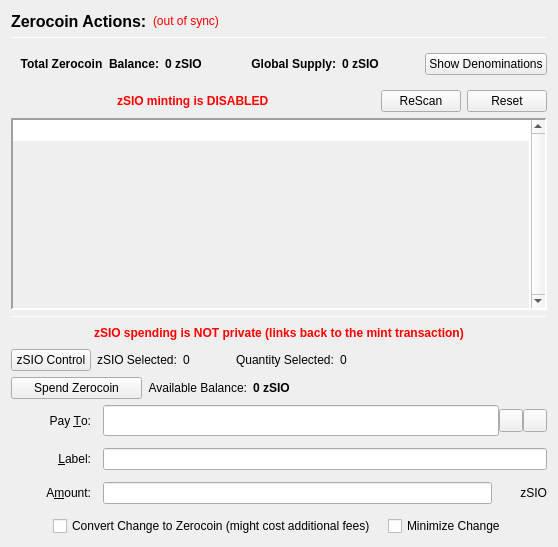
                  <widget class="QFrame" name="verticalFrameLeft">
                   <layout class="QVBoxLayout" name="verticalLayout_2">
                    <item>
                     <layout class="QVBoxLayout" name="verticalLayout_3">
                      <item>
                       <layout class="QHBoxLayout" name="horizontalLayout_3">
                        <item>
                         <widget class="QLabel" name="labelzSIOActions">
                          <property name="font">
                           <font>
                            <pointsize>12</pointsize>
                            <weight>75</weight>
                            <bold>true</bold>
                           </font>
                          </property>
                          <property name="text">
                           <string>Zerocoin Actions:</string>
                          </property>
                          <property name="alignment">
                           <set>Qt::AlignLeading|Qt::AlignLeft|Qt::AlignVCenter</set>
                          </property>
                         </widget>
                        </item>
                        <item>
                         <widget class="QLabel" name="labelzSIOSyncStatus">
                          <property name="toolTip">
                           <string>The displayed information may be out of date. Your wallet automatically synchronizes with the Saiko network after a connection is established, but this process has not completed yet.</string>
                          </property>
                          <property name="styleSheet">
                           <string notr="true">QLabel { color: red; }</string>
                          </property>
                          <property name="text">
                           <string notr="true">(out of sync)</string>
                          </property>
                          <property name="alignment">
                           <set>Qt::AlignLeading|Qt::AlignLeft|Qt::AlignVCenter</set>
                          </property>
                         </widget>
                        </item>
                        <item>
                         <spacer name="horizontalSpacer">
                          <property name="orientation">
                           <enum>Qt::Horizontal</enum>
                          </property>
                          <property name="sizeHint" stdset="0">
                           <size>
                            <width>40</width>
                            <height>20</height>
                           </size>
                          </property>
                         </spacer>
                        </item>
                       </layout>
                      </item>
                      <item>
                       <widget class="Line" name="lineUpperLeft">
                        <property name="minimumSize">
                         <size>
                          <width>0</width>
                          <height>1</height>
                         </size>
                        </property>
                        <property name="maximumSize">
                         <size>
                          <width>16777215</width>
                          <height>1</height>
                         </size>
                        </property>
                        <property name="frameShadow">
                         <enum>QFrame::Sunken</enum>
                        </property>
                        <property name="orientation">
                         <enum>Qt::Horizontal</enum>
                        </property>
                       </widget>
                      </item>
                      <item>
                       <widget class="QFrame" name="balanceSupplyFrame">
                        <layout class="QHBoxLayout" name="horizontalLayout_2" stretch="0,0,0,1,0">
                         <property name="rightMargin">
                          <number>0</number>
                         </property>
                         <item>
                          <layout class="QHBoxLayout" name="horizontalLayout_34">
                           <item>
                            <widget class="QLabel" name="labelzAvailableText_3">
                             <property name="font">
                              <font>
                               <weight>75</weight>
                               <bold>true</bold>
                              </font>
                             </property>
                             <property name="toolTip">
                              <string>Total Balance including unconfirmed and immature zSIO</string>
                             </property>
                             <property name="text">
                              <string>Total Zerocoin  Balance:</string>
                             </property>
                             <property name="alignment">
                              <set>Qt::AlignRight|Qt::AlignTrailing|Qt::AlignVCenter</set>
                             </property>
                            </widget>
                           </item>
                           <item>
                            <widget class="QLabel" name="labelzAvailableAmount_4">
                             <property name="minimumSize">
                              <size>
                               <width>40</width>
                               <height>0</height>
                              </size>
                             </property>
                             <property name="font">
                              <font>
                               <weight>75</weight>
                               <bold>true</bold>
                              </font>
                             </property>
                             <property name="toolTip">
                              <string>Total Balance including unconfirmed and immature zSIO</string>
                             </property>
                             <property name="text">
                              <string>0 zSIO</string>
                             </property>
                             <property name="alignment">
                              <set>Qt::AlignLeading|Qt::AlignLeft|Qt::AlignVCenter</set>
                             </property>
                            </widget>
                           </item>
                          </layout>
                         </item>
                         <item>
                          <spacer name="horizontalSpacer_32">
                           <property name="orientation">
                            <enum>Qt::Horizontal</enum>
                           </property>
                           <property name="sizeHint" stdset="0">
                            <size>
                             <width>40</width>
                             <height>20</height>
                            </size>
                           </property>
                          </spacer>
                         </item>
                         <item>
                          <layout class="QHBoxLayout" name="horizontalLayout_35">
                           <item>
                            <widget class="QLabel" name="labelZsupplyText_2">
                             <property name="font">
                              <font>
                               <weight>75</weight>
                               <bold>true</bold>
                              </font>
                             </property>
                             <property name="text">
                              <string>Global Supply:</string>
                             </property>
                             <property name="alignment">
                              <set>Qt::AlignRight|Qt::AlignTrailing|Qt::AlignVCenter</set>
                             </property>
                            </widget>
                           </item>
                           <item>
                            <widget class="QLabel" name="labelZsupplyAmount_2">
                             <property name="font">
                              <font>
                               <weight>75</weight>
                               <bold>true</bold>
                              </font>
                             </property>
                             <property name="text">
                              <string>0 zSIO</string>
                             </property>
                            </widget>
                           </item>
                          </layout>
                         </item>
                         <item>
                          <spacer name="horizontalSpacer_31">
                           <property name="orientation">
                            <enum>Qt::Horizontal</enum>
                           </property>
                           <property name="sizeHint" stdset="0">
                            <size>
                             <width>40</width>
                             <height>20</height>
                            </size>
                           </property>
                          </spacer>
                         </item>
                         <item>
                          <widget class="QPushButton" name="pushButtonShowDenoms">
                           <property name="toolTip">
                            <string>Show zSIO denominations list</string>
                           </property>
                           <property name="text">
                            <string>Show Denominations</string>
                           </property>
                          </widget>
                         </item>
                        </layout>
                       </widget>
                      </item>
                      <item>
                       <layout class="QHBoxLayout" name="horizontalLayout_4">
                        <item>
                         <spacer name="horizontalSpacer_2">
                          <property name="orientation">
                           <enum>Qt::Horizontal</enum>
                          </property>
                          <property name="sizeHint" stdset="0">
                           <size>
                            <width>40</width>
                            <height>20</height>
                           </size>
                          </property>
                         </spacer>
                        </item>
                        <item>
                         <widget class="QLabel" name="label">
                          <property name="styleSheet">
                           <string notr="true">color: red;
font-weight: bold;</string>
                          </property>
                          <property name="text">
                           <string>zSIO minting is DISABLED</string>
                          </property>
                         </widget>
                        </item>
                        <item>
                         <spacer name="horizontalSpacer_3">
                          <property name="orientation">
                           <enum>Qt::Horizontal</enum>
                          </property>
                          <property name="sizeHint" stdset="0">
                           <size>
                            <width>40</width>
                            <height>20</height>
                           </size>
                          </property>
                         </spacer>
                        </item>
                        <item>
                         <widget class="QPushButton" name="pushButtonMintReset">
                          <property name="maximumSize">
                           <size>
                            <width>80</width>
                            <height>16777215</height>
                           </size>
                          </property>
                          <property name="toolTip">
                           <string>Rescan the complete blockchain for  Zerocoin mints and their meta-data.</string>
                          </property>
                          <property name="text">
                           <string>ReScan</string>
                          </property>
                         </widget>
                        </item>
                        <item>
                         <widget class="QPushButton" name="pushButtonSpentReset">
                          <property name="maximumSize">
                           <size>
                            <width>80</width>
                            <height>16777215</height>
                           </size>
                          </property>
                          <property name="toolTip">
                           <string>Reset Zerocoin Wallet DB. Deletes transactions that did not make it into the blockchain.</string>
                          </property>
                          <property name="text">
                           <string>Reset</string>
                          </property>
                         </widget>
                        </item>
                       </layout>
                      </item>
                      <item>
                       <widget class="QPlainTextEdit" name="TEMintStatus">
                        <property name="font">
                         <font>
                          <pointsize>8</pointsize>
                         </font>
                        </property>
                        <property name="toolTip">
                         <string>Status and/or Mesages from the last Mint Action.</string>
                        </property>
                        <property name="frameShape">
                         <enum>QFrame::Panel</enum>
                        </property>
                        <property name="frameShadow">
                         <enum>QFrame::Sunken</enum>
                        </property>
                        <property name="lineWidth">
                         <number>2</number>
                        </property>
                        <property name="midLineWidth">
                         <number>2</number>
                        </property>
                        <property name="verticalScrollBarPolicy">
                         <enum>Qt::ScrollBarAlwaysOn</enum>
                        </property>
                        <property name="horizontalScrollBarPolicy">
                         <enum>Qt::ScrollBarAlwaysOff</enum>
                        </property>
                        <property name="readOnly">
                         <bool>true</bool>
                        </property>
                        <property name="plainText">
                         <string notr="true"/>
                        </property>
                        <property name="backgroundVisible">
                         <bool>true</bool>
                        </property>
                       </widget>
                      </item>
                      <item>
                       <widget class="Line" name="line">
                        <property name="minimumSize">
                         <size>
                          <width>0</width>
                          <height>1</height>
                         </size>
                        </property>
                        <property name="maximumSize">
                         <size>
                          <width>16777215</width>
                          <height>1</height>
                         </size>
                        </property>
                        <property name="orientation">
                         <enum>Qt::Horizontal</enum>
                        </property>
                       </widget>
                      </item>
                      <item>
                       <layout class="QHBoxLayout" name="horizontalLayout_7">
                        <item>
                         <spacer name="horizontalSpacer_18">
                          <property name="orientation">
                           <enum>Qt::Horizontal</enum>
                          </property>
                          <property name="sizeHint" stdset="0">
                           <size>
                            <width>40</width>
                            <height>20</height>
                           </size>
                          </property>
                         </spacer>
                        </item>
                        <item>
                         <widget class="QLabel" name="label_2">
                          <property name="styleSheet">
                           <string notr="true">color: red;
font-weight: bold;</string>
                          </property>
                          <property name="text">
                           <string>zSIO spending is NOT private (links back to the mint transaction)</string>
                          </property>
                         </widget>
                        </item>
                        <item>
                         <spacer name="horizontalSpacer_30">
                          <property name="orientation">
                           <enum>Qt::Horizontal</enum>
                          </property>
                          <property name="sizeHint" stdset="0">
                           <size>
                            <width>40</width>
                            <height>20</height>
                           </size>
                          </property>
                         </spacer>
                        </item>
                       </layout>
                      </item>
                      <item>
                       <layout class="QHBoxLayout" name="horizontalLayout_24">
                        <property name="leftMargin">
                         <number>0</number>
                        </property>
                        <property name="bottomMargin">
                         <number>0</number>
                        </property>
                        <item>
                         <widget class="QPushButton" name="pushButtonZPivControl">
                          <property name="text">
                           <string>zSIO Control</string>
                          </property>
                         </widget>
                        </item>
                        <item>
                         <widget class="QLabel" name="labelzPivSelected">
                          <property name="text">
                           <string>zSIO Selected:</string>
                          </property>
                         </widget>
                        </item>
                        <item>
                         <widget class="QLabel" name="labelzPivSelected_int">
                          <property name="text">
                           <string>0</string>
                          </property>
                         </widget>
                        </item>
                        <item>
                         <spacer name="horizontalSpacer_17">
                          <property name="orientation">
                           <enum>Qt::Horizontal</enum>
                          </property>
                          <property name="sizeType">
                           <enum>QSizePolicy::Fixed</enum>
                          </property>
                          <property name="sizeHint" stdset="0">
                           <size>
                            <width>40</width>
                            <height>20</height>
                           </size>
                          </property>
                         </spacer>
                        </item>
                        <item>
                         <widget class="QLabel" name="labelQuantitySelected">
                          <property name="text">
                           <string>Quantity Selected:</string>
                          </property>
                         </widget>
                        </item>
                        <item>
                         <widget class="QLabel" name="labelQuantitySelected_int">
                          <property name="text">
                           <string>0</string>
                          </property>
                         </widget>
                        </item>
                        <item>
                         <spacer name="horizontalSpacer_19">
                          <property name="orientation">
                           <enum>Qt::Horizontal</enum>
                          </property>
                          <property name="sizeHint" stdset="0">
                           <size>
                            <width>40</width>
                            <height>20</height>
                           </size>
                          </property>
                         </spacer>
                        </item>
                       </layout>
                      </item>
                      <item>
                       <layout class="QHBoxLayout" name="horizontalLayout_6">
                        <item>
                         <widget class="QPushButton" name="pushButtonSpendzSIO">
                          <property name="minimumSize">
                           <size>
                            <width>131</width>
                            <height>0</height>
                           </size>
                          </property>
                          <property name="toolTip">
                           <string>Spend Zerocoin. Without 'Pay To:' address creates payments to yourself.</string>
                          </property>
                          <property name="text">
                           <string>Spend Zerocoin</string>
                          </property>
                         </widget>
                        </item>
                        <item>
                         <widget class="QLabel" name="labelzSIOBalanceText">
                          <property name="toolTip">
                           <string>Available (mature and spendable) zSIO for spending</string>
                          </property>
                          <property name="text">
                           <string>Available Balance:</string>
                          </property>
                          <property name="alignment">
                           <set>Qt::AlignRight|Qt::AlignTrailing|Qt::AlignVCenter</set>
                          </property>
                         </widget>
                        </item>
                        <item>
                         <widget class="QLabel" name="labelzAvailableAmount_2">
                          <property name="font">
                           <font>
                            <weight>75</weight>
                            <bold>true</bold>
                           </font>
                          </property>
                          <property name="toolTip">
                           <string>Available (mature and spendable) zSIO for spending

zSIO are mature when they have more than 20 confirmations AND more than 2 mints of the same denomination after them were minted</string>
                          </property>
                          <property name="text">
                           <string>0 zSIO</string>
                          </property>
                          <property name="alignment">
                           <set>Qt::AlignLeading|Qt::AlignLeft|Qt::AlignVCenter</set>
                          </property>
                         </widget>
                        </item>
                        <item>
                         <spacer name="horizontalSpacer_4">
                          <property name="orientation">
                           <enum>Qt::Horizontal</enum>
                          </property>
                          <property name="sizeHint" stdset="0">
                           <size>
                            <width>40</width>
                            <height>20</height>
                           </size>
                          </property>
                         </spacer>
                        </item>
                       </layout>
                      </item>
                      <item>
                       <layout class="QGridLayout" name="gridLayout_7">
                        <property name="spacing">
                         <number>12</number>
                        </property>
                        <item row="0" column="0">
                         <widget class="QLabel" name="payToLabel">
                          <property name="minimumSize">
                           <size>
                            <width>80</width>
                            <height>0</height>
                           </size>
                          </property>
                          <property name="text">
                           <string>Pay &amp;To:</string>
                          </property>
                          <property name="alignment">
                           <set>Qt::AlignRight|Qt::AlignTrailing|Qt::AlignVCenter</set>
                          </property>
                          <property name="buddy">
                           <cstring>payTo</cstring>
                          </property>
                         </widget>
                        </item>
                        <item row="0" column="1">
                         <layout class="QHBoxLayout" name="payToLayout">
                          <property name="spacing">
                           <number>0</number>
                          </property>
                          <item>
                           <widget class="QValidatedLineEdit" name="payTo">
                            <property name="enabled">
                             <bool>true</bool>
                            </property>
                            <property name="minimumSize">
                             <size>
                              <width>0</width>
                              <height>31</height>
                             </size>
                            </property>
                            <property name="toolTip">
                             <string>The Saiko address to send the payment to. Creates local payment to yourself when empty.</string>
                            </property>
                           </widget>
                          </item>
                          <item>
                           <widget class="QToolButton" name="addressBookButton">
                            <property name="toolTip">
                             <string>Choose previously used address</string>
                            </property>
                            <property name="text">
                             <string/>
                            </property>
                            <property name="icon">
                             <iconset resource="../saiko.qrc">
                              <normaloff>:/icons/address-book</normaloff>:/icons/address-book</iconset>
                            </property>
                            <property name="shortcut">
                             <string>Alt+A</string>
                            </property>
                           </widget>
                          </item>
                          <item>
                           <widget class="QToolButton" name="pasteButton">
                            <property name="toolTip">
                             <string>Paste address from clipboard</string>
                            </property>
                            <property name="text">
                             <string/>
                            </property>
                            <property name="icon">
                             <iconset resource="../saiko.qrc">
                              <normaloff>:/icons/editpaste</normaloff>:/icons/editpaste</iconset>
                            </property>
                            <property name="shortcut">
                             <string>Alt+P</string>
                            </property>
                           </widget>
                          </item>
                         </layout>
                        </item>
                        <item row="1" column="0">
                         <widget class="QLabel" name="labelLabel">
                          <property name="minimumSize">
                           <size>
                            <width>80</width>
                            <height>0</height>
                           </size>
                          </property>
                          <property name="text">
                           <string>&amp;Label:</string>
                          </property>
                          <property name="alignment">
                           <set>Qt::AlignRight|Qt::AlignTrailing|Qt::AlignVCenter</set>
                          </property>
                          <property name="buddy">
                           <cstring>addAsLabel</cstring>
                          </property>
                         </widget>
                        </item>
                        <item row="1" column="1">
                         <widget class="QLineEdit" name="addAsLabel">
                          <property name="toolTip">
                           <string>Enter a label for this address to add it to the list of used addresses</string>
                          </property>
                         </widget>
                        </item>
                        <item row="2" column="0">
                         <widget class="QLabel" name="amountLabel">
                          <property name="minimumSize">
                           <size>
                            <width>80</width>
                            <height>0</height>
                           </size>
                          </property>
                          <property name="text">
                           <string>A&amp;mount:</string>
                          </property>
                          <property name="alignment">
                           <set>Qt::AlignRight|Qt::AlignTrailing|Qt::AlignVCenter</set>
                          </property>
                          <property name="buddy">
                           <cstring>zSIOpayAmount</cstring>
                          </property>
                         </widget>
                        </item>
                        <item row="2" column="1">
                         <layout class="QHBoxLayout" name="horizontalLayout_9">
                          <property name="spacing">
                           <number>0</number>
                          </property>
                          <item>
                           <widget class="QLineEdit" name="zSIOpayAmount"/>
                          </item>
                          <item>
                           <widget class="QLabel" name="labelzSIO">
                            <property name="minimumSize">
                             <size>
                              <width>55</width>
                              <height>0</height>
                             </size>
                            </property>
                            <property name="text">
                             <string>zSIO</string>
                            </property>
                            <property name="alignment">
                             <set>Qt::AlignRight|Qt::AlignTrailing|Qt::AlignVCenter</set>
                            </property>
                           </widget>
                          </item>
                         </layout>
                        </item>
                        <item row="3" column="0" colspan="2">
                         <layout class="QHBoxLayout" name="horizontalLayout_10">
                          <item>
                           <spacer name="horizontalSpacer_5">
                            <property name="orientation">
                             <enum>Qt::Horizontal</enum>
                            </property>
                            <property name="sizeHint" stdset="0">
                             <size>
                              <width>40</width>
                              <height>20</height>
                             </size>
                            </property>
                           </spacer>
                          </item>
                          <item>
                           <widget class="QCheckBox" name="checkBoxMintChange">
                            <property name="sizePolicy">
                             <sizepolicy hsizetype="MinimumExpanding" vsizetype="Fixed">
                              <horstretch>0</horstretch>
                              <verstretch>0</verstretch>
                             </sizepolicy>
                            </property>
                            <property name="layoutDirection">
                             <enum>Qt::LeftToRight</enum>
                            </property>
                            <property name="text">
                             <string>Convert Change to Zerocoin (might cost additional fees)</string>
                            </property>
                           </widget>
                          </item>
                          <item>
                           <widget class="QCheckBox" name="checkBoxMinimizeChange">
                            <property name="toolTip">
                             <string>If checked, the wallet tries to minimize the returning change instead of minimizing the number of spent denominations.</string>
                            </property>
                            <property name="text">
                             <string>Minimize Change</string>
                            </property>
                           </widget>
                          </item>
                          <item>
                           <spacer name="horizontalSpacer_6">
                            <property name="orientation">
                             <enum>Qt::Horizontal</enum>
                            </property>
                            <property name="sizeHint" stdset="0">
                             <size>
                              <width>40</width>
                              <height>20</height>
                             </size>
                            </property>
                           </spacer>
                          </item>
                         </layout>
                        </item>
                       </layout>
                      </item>
                     </layout>
                    </item>
                   </layout>
                  </widget>
